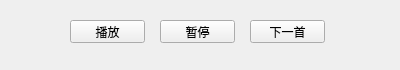
<?xml version="1.0" encoding="UTF-8"?>
<ui version="4.0">
 <class>mediaplayer</class>
 <widget class="QWidget" name="mediaplayer">
  <property name="geometry">
   <rect>
    <x>0</x>
    <y>0</y>
    <width>400</width>
    <height>70</height>
   </rect>
  </property>
  <property name="windowTitle">
   <string>Form</string>
  </property>
  <widget class="QPushButton" name="pushButton">
   <property name="geometry">
    <rect>
     <x>70</x>
     <y>20</y>
     <width>75</width>
     <height>23</height>
    </rect>
   </property>
   <property name="text">
    <string>播放</string>
   </property>
  </widget>
  <widget class="QPushButton" name="pushButton_2">
   <property name="geometry">
    <rect>
     <x>160</x>
     <y>20</y>
     <width>75</width>
     <height>23</height>
    </rect>
   </property>
   <property name="text">
    <string>暂停</string>
   </property>
  </widget>
  <widget class="QPushButton" name="pushButton_3">
   <property name="geometry">
    <rect>
     <x>250</x>
     <y>20</y>
     <width>75</width>
     <height>23</height>
    </rect>
   </property>
   <property name="text">
    <string>下一首</string>
   </property>
  </widget>
 </widget>
 <resources/>
 <connections/>
</ui>
